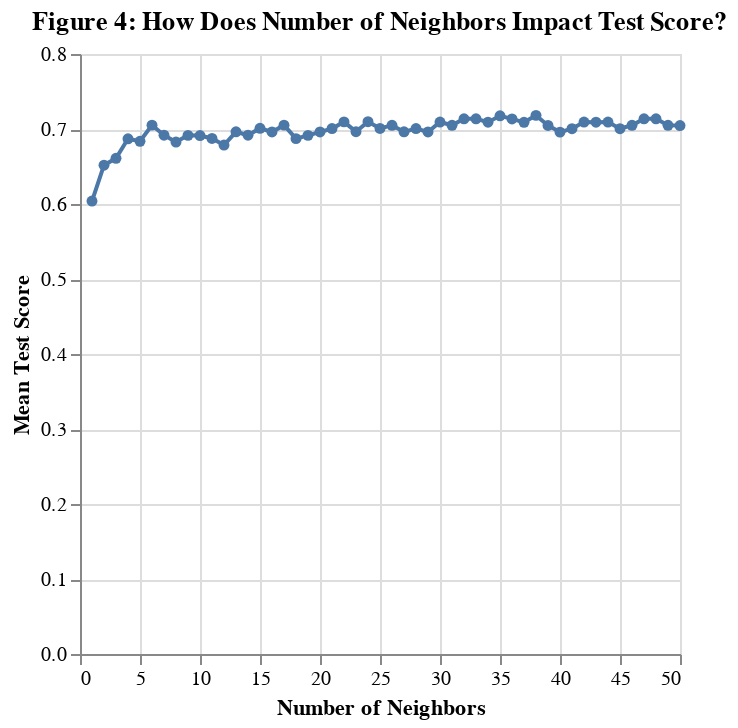

Notebook code for this chart:
### Code cell
#Creates a dataframe out of the grid
heart_grid_df = pd.DataFrame(heart_grid.cv_results_)

#Creates a line plot out of the dataframe, using neighbors on the X and mean test score on the Y
grid_plot = alt.Chart(heart_grid_df, title="Figure 4: How Does Number of Neighbors Impact Test Score?").mark_line(point=True).encode(
    x=alt.X("param_kneighborsclassifier__n_neighbors").title("Number of Neighbors"),
    y=alt.Y("mean_test_score").title("Mean Test Score")
)

display(grid_plot)

### Figure 1 — Vega-Lite specification as saved in the notebook (floating-point values rounded to 4 significant figures)
{"config": {"view": {"continuousWidth": 300, "continuousHeight": 300}}, "data": {"name": "data-a42256e59581583890fc7ce80f64569c"}, "mark": {"type": "line", "point": true}, "encoding": {"x": {"field": "param_kneighborsclassifier__n_neighbors", "title": "Number of Neighbors", "type": "quantitative"}, "y": {"field": "mean_test_score", "title": "Mean Test Score", "type": "quantitative"}}, "title": "Figure 4: How Does Number of Neighbors Impact Test Score?", "$schema": "https://vega.github.io/schema/vega-lite/v5.8.0.json", "datasets": {"data-a42256e59581583890fc7ce80f64569c": [{"mean_fit_time": 0.003581, "std_fit_time": 0.0003937, "mean_score_time": 0.003489, "std_score_time": 0.000185, "param_kneighborsclassifier__n_neighbors": 1, "params": {"kneighborsclassifier__n_neighbors": 1}, "split0_test_score": 0.6087, "split1_test_score": 0.5652, "split2_test_score": 0.4783, "split3_test_score": 0.6087, "split4_test_score": 0.5652, "split5_test_score": 0.6957, "split6_test_score": 0.6087, "split7_test_score": 0.6364, "split8_test_score": 0.5, "split9_test_score": 0.7727, "mean_test_score": 0.604, "std_test_score": 0.08223, "rank_test_score": 50}, {"mean_fit_time": 0.003456, "std_fit_time": 0.0002412, "mean_score_time": 0.003593, "std_score_time": 0.0005632, "param_kneighborsclassifier__n_neighbors": 2, "params": {"kneighborsclassifier__n_neighbors": 2}, "split0_test_score": 0.6087, "split1_test_score": 0.6522, "split2_test_score": 0.6087, "split3_test_score": 0.6087, "split4_test_score": 0.6522, "split5_test_score": 0.7826, "split6_test_score": 0.6957, "split7_test_score": 0.5909, "split8_test_score": 0.5455, "split9_test_score": 0.7727, "mean_test_score": 0.6518, "std_test_score": 0.07365, "rank_test_score": 49}, {"mean_fit_time": 0.00333, "std_fit_time": 3.263e-05, "mean_score_time": 0.003355, "std_score_time": 1.957e-05, "param_kneighborsclassifier__n_neighbors": 3, "params": {"kneighborsclassifier__n_neighbors": 3}, "split0_test_score": 0.6522, "split1_test_score": 0.7391, "split2_test_score": 0.5652, "split3_test_score": 0.6087, "split4_test_score": 0.6087, "split5_test_score": 0.7391, "split6_test_score": 0.6957, "split7_test_score": 0.6364, "split8_test_score": 0.6818, "split9_test_score": 0.6818, "mean_test_score": 0.6609, "std_test_score": 0.05441, "rank_test_score": 48}, {"mean_fit_time": 0.003325, "std_fit_time": 3.572e-05, "mean_score_time": 0.003363, "std_score_time": 2.556e-05, "param_kneighborsclassifier__n_neighbors": 4, "params": {"kneighborsclassifier__n_neighbors": 4}, "split0_test_score": 0.6957, "split1_test_score": 0.6957, "split2_test_score": 0.6522, "split3_test_score": 0.6522, "split4_test_score": 0.6957, "split5_test_score": 0.7826, "split6_test_score": 0.6957, "split7_test_score": 0.6364, "split8_test_score": 0.6364, "split9_test_score": 0.7273, "mean_test_score": 0.687, "std_test_score": 0.04315, "rank_test_score": 44}, {"mean_fit_time": 0.003329, "std_fit_time": 4.522e-05, "mean_score_time": 0.003355, "std_score_time": 2.54e-05, "param_kneighborsclassifier__n_neighbors": 5, "params": {"kneighborsclassifier__n_neighbors": 5}, "split0_test_score": 0.6522, "split1_test_score": 0.7391, "split2_test_score": 0.5217, "split3_test_score": 0.5652, "split4_test_score": 0.6522, "split5_test_score": 0.7826, "split6_test_score": 0.6957, "split7_test_score": 0.7273, "split8_test_score": 0.8182, "split9_test_score": 0.6818, "mean_test_score": 0.6836, "std_test_score": 0.08674, "rank_test_score": 45}, {"mean_fit_time": 0.003315, "std_fit_time": 3.432e-05, "mean_score_time": 0.00337, "std_score_time": 1.574e-05, "param_kneighborsclassifier__n_neighbors": 6, "params": {"kneighborsclassifier__n_neighbors": 6}, "split0_test_score": 0.6522, "split1_test_score": 0.7826, "split2_test_score": 0.6087, "split3_test_score": 0.6087, "split4_test_score": 0.6957, "split5_test_score": 0.7826, "split6_test_score": 0.7391, "split7_test_score": 0.7273, "split8_test_score": 0.7273, "split9_test_score": 0.7273, "mean_test_score": 0.7051, "std_test_score": 0.06011, "rank_test_score": 16}, {"mean_fit_time": 0.003326, "std_fit_time": 3.712e-05, "mean_score_time": 0.003476, "std_score_time": 0.0002745, "param_kneighborsclassifier__n_neighbors": 7, "params": {"kneighborsclassifier__n_neighbors": 7}, "split0_test_score": 0.6522, "split1_test_score": 0.7826, "split2_test_score": 0.5652, "split3_test_score": 0.6522, "split4_test_score": 0.6522, "split5_test_score": 0.7826, "split6_test_score": 0.7391, "split7_test_score": 0.6364, "split8_test_score": 0.7727, "split9_test_score": 0.6818, "mean_test_score": 0.6917, "std_test_score": 0.07013, "rank_test_score": 38}, {"mean_fit_time": 0.003323, "std_fit_time": 3.259e-05, "mean_score_time": 0.003374, "std_score_time": 2.7e-05, "param_kneighborsclassifier__n_neighbors": 8, "params": {"kneighborsclassifier__n_neighbors": 8}, "split0_test_score": 0.6522, "split1_test_score": 0.7391, "split2_test_score": 0.6087, "split3_test_score": 0.6957, "split4_test_score": 0.6522, "split5_test_score": 0.7391, "split6_test_score": 0.7391, "split7_test_score": 0.6364, "split8_test_score": 0.6818, "split9_test_score": 0.6818, "mean_test_score": 0.6826, "std_test_score": 0.04383, "rank_test_score": 46}, {"mean_fit_time": 0.003314, "std_fit_time": 7.103e-06, "mean_score_time": 0.003414, "std_score_time": 6.527e-05, "param_kneighborsclassifier__n_neighbors": 9, "params": {"kneighborsclassifier__n_neighbors": 9}, "split0_test_score": 0.6522, "split1_test_score": 0.8261, "split2_test_score": 0.4348, "split3_test_score": 0.7391, "split4_test_score": 0.6087, "split5_test_score": 0.8261, "split6_test_score": 0.7826, "split7_test_score": 0.5909, "split8_test_score": 0.7727, "split9_test_score": 0.6818, "mean_test_score": 0.6915, "std_test_score": 0.1174, "rank_test_score": 40}, {"mean_fit_time": 0.003293, "std_fit_time": 7.93e-06, "mean_score_time": 0.003391, "std_score_time": 5.587e-05, "param_kneighborsclassifier__n_neighbors": 10, "params": {"kneighborsclassifier__n_neighbors": 10}, "split0_test_score": 0.6522, "split1_test_score": 0.7826, "split2_test_score": 0.5652, "split3_test_score": 0.7391, "split4_test_score": 0.6087, "split5_test_score": 0.8261, "split6_test_score": 0.7391, "split7_test_score": 0.5909, "split8_test_score": 0.7727, "split9_test_score": 0.6364, "mean_test_score": 0.6913, "std_test_score": 0.08664, "rank_test_score": 41}, {"mean_fit_time": 0.003295, "std_fit_time": 1.122e-05, "mean_score_time": 0.003404, "std_score_time": 5.656e-05, "param_kneighborsclassifier__n_neighbors": 11, "params": {"kneighborsclassifier__n_neighbors": 11}, "split0_test_score": 0.6522, "split1_test_score": 0.7391, "split2_test_score": 0.5217, "split3_test_score": 0.7391, "split4_test_score": 0.6087, "split5_test_score": 0.7826, "split6_test_score": 0.7391, "split7_test_score": 0.6364, "split8_test_score": 0.8182, "split9_test_score": 0.6364, "mean_test_score": 0.6874, "std_test_score": 0.08619, "rank_test_score": 42}, {"mean_fit_time": 0.003306, "std_fit_time": 1.387e-05, "mean_score_time": 0.003394, "std_score_time": 3.683e-05, "param_kneighborsclassifier__n_neighbors": 12, "params": {"kneighborsclassifier__n_neighbors": 12}, "split0_test_score": 0.6522, "split1_test_score": 0.6957, "split2_test_score": 0.4783, "split3_test_score": 0.7391, "split4_test_score": 0.6087, "split5_test_score": 0.8261, "split6_test_score": 0.6957, "split7_test_score": 0.6818, "split8_test_score": 0.7727, "split9_test_score": 0.6364, "mean_test_score": 0.6787, "std_test_score": 0.09076, "rank_test_score": 47}, {"mean_fit_time": 0.003315, "std_fit_time": 1.436e-05, "mean_score_time": 0.00342, "std_score_time": 4.606e-05, "param_kneighborsclassifier__n_neighbors": 13, "params": {"kneighborsclassifier__n_neighbors": 13}, "split0_test_score": 0.6522, "split1_test_score": 0.7826, "split2_test_score": 0.5217, "split3_test_score": 0.6957, "split4_test_score": 0.6087, "split5_test_score": 0.8696, "split6_test_score": 0.6957, "split7_test_score": 0.6818, "split8_test_score": 0.8182, "split9_test_score": 0.6364, "mean_test_score": 0.6962, "std_test_score": 0.09809, "rank_test_score": 31}, {"mean_fit_time": 0.0033, "std_fit_time": 7.289e-06, "mean_score_time": 0.003408, "std_score_time": 4.911e-05, "param_kneighborsclassifier__n_neighbors": 14, "params": {"kneighborsclassifier__n_neighbors": 14}, "split0_test_score": 0.6522, "split1_test_score": 0.7826, "split2_test_score": 0.5217, "split3_test_score": 0.6957, "split4_test_score": 0.6087, "split5_test_score": 0.8261, "split6_test_score": 0.7391, "split7_test_score": 0.6818, "split8_test_score": 0.7727, "split9_test_score": 0.6364, "mean_test_score": 0.6917, "std_test_score": 0.08698, "rank_test_score": 37}, {"mean_fit_time": 0.003302, "std_fit_time": 9.691e-06, "mean_score_time": 0.003415, "std_score_time": 5.096e-05, "param_kneighborsclassifier__n_neighbors": 15, "params": {"kneighborsclassifier__n_neighbors": 15}, "split0_test_score": 0.6522, "split1_test_score": 0.7826, "split2_test_score": 0.4783, "split3_test_score": 0.7391, "split4_test_score": 0.6087, "split5_test_score": 0.8261, "split6_test_score": 0.6957, "split7_test_score": 0.6818, "split8_test_score": 0.8636, "split9_test_score": 0.6818, "mean_test_score": 0.701, "std_test_score": 0.1056, "rank_test_score": 24}, {"mean_fit_time": 0.003305, "std_fit_time": 7.956e-06, "mean_score_time": 0.003405, "std_score_time": 4.481e-05, "param_kneighborsclassifier__n_neighbors": 16, "params": {"kneighborsclassifier__n_neighbors": 16}, "split0_test_score": 0.6522, "split1_test_score": 0.7826, "split2_test_score": 0.5217, "split3_test_score": 0.6522, "split4_test_score": 0.6522, "split5_test_score": 0.8261, "split6_test_score": 0.7826, "split7_test_score": 0.6364, "split8_test_score": 0.8182, "split9_test_score": 0.6364, "mean_test_score": 0.696, "std_test_score": 0.09492, "rank_test_score": 33}, {"mean_fit_time": 0.003299, "std_fit_time": 1.575e-05, "mean_score_time": 0.003416, "std_score_time": 6.193e-05, "param_kneighborsclassifier__n_neighbors": 17, "params": {"kneighborsclassifier__n_neighbors": 17}, "split0_test_score": 0.6522, "split1_test_score": 0.8261, "split2_test_score": 0.4783, "split3_test_score": 0.6957, "split4_test_score": 0.6522, "split5_test_score": 0.8696, "split6_test_score": 0.6957, "split7_test_score": 0.6818, "split8_test_score": 0.8636, "split9_test_score": 0.6364, "mean_test_score": 0.7051, "std_test_score": 0.1137, "rank_test_score": 16}, {"mean_fit_time": 0.003307, "std_fit_time": 1.109e-05, "mean_score_time": 0.003432, "std_score_time": 5.715e-05, "param_kneighborsclassifier__n_neighbors": 18, "params": {"kneighborsclassifier__n_neighbors": 18}, "split0_test_score": 0.6522, "split1_test_score": 0.8261, "split2_test_score": 0.4348, "split3_test_score": 0.6522, "split4_test_score": 0.6522, "split5_test_score": 0.8261, "split6_test_score": 0.7826, "split7_test_score": 0.6364, "split8_test_score": 0.7727, "split9_test_score": 0.6364, "mean_test_score": 0.6872, "std_test_score": 0.1129, "rank_test_score": 43}, {"mean_fit_time": 0.003306, "std_fit_time": 1.103e-05, "mean_score_time": 0.003419, "std_score_time": 4.619e-05, "param_kneighborsclassifier__n_neighbors": 19, "params": {"kneighborsclassifier__n_neighbors": 19}, "split0_test_score": 0.6522, "split1_test_score": 0.8261, "split2_test_score": 0.4783, "split3_test_score": 0.6522, "split4_test_score": 0.6087, "split5_test_score": 0.8696, "split6_test_score": 0.7826, "split7_test_score": 0.5909, "split8_test_score": 0.7727, "split9_test_score": 0.6818, "mean_test_score": 0.6915, "std_test_score": 0.1142, "rank_test_score": 39}, {"mean_fit_time": 0.003401, "std_fit_time": 0.0002781, "mean_score_time": 0.003429, "std_score_time": 5.938e-05, "param_kneighborsclassifier__n_neighbors": 20, "params": {"kneighborsclassifier__n_neighbors": 20}, "split0_test_score": 0.6522, "split1_test_score": 0.8261, "split2_test_score": 0.4783, "split3_test_score": 0.6522, "split4_test_score": 0.6087, "split5_test_score": 0.8696, "split6_test_score": 0.7826, "split7_test_score": 0.6364, "split8_test_score": 0.7727, "split9_test_score": 0.6818, "mean_test_score": 0.696, "std_test_score": 0.1109, "rank_test_score": 33}, {"mean_fit_time": 0.003398, "std_fit_time": 0.0001951, "mean_score_time": 0.0104, "std_score_time": 0.0209, "param_kneighborsclassifier__n_neighbors": 21, "params": {"kneighborsclassifier__n_neighbors": 21}, "split0_test_score": 0.6522, "split1_test_score": 0.8261, "split2_test_score": 0.4783, "split3_test_score": 0.6522, "split4_test_score": 0.6087, "split5_test_score": 0.8696, "split6_test_score": 0.7826, "split7_test_score": 0.6364, "split8_test_score": 0.8182, "split9_test_score": 0.6818, "mean_test_score": 0.7006, "std_test_score": 0.1148, "rank_test_score": 26}, {"mean_fit_time": 0.003323, "std_fit_time": 3.263e-05, "mean_score_time": 0.003439, "std_score_time": 2.456e-05, "param_kneighborsclassifier__n_neighbors": 22, "params": {"kneighborsclassifier__n_neighbors": 22}, "split0_test_score": 0.6522, "split1_test_score": 0.8261, "split2_test_score": 0.4783, "split3_test_score": 0.6522, "split4_test_score": 0.6522, "split5_test_score": 0.8696, "split6_test_score": 0.7826, "split7_test_score": 0.6818, "split8_test_score": 0.8182, "split9_test_score": 0.6818, "mean_test_score": 0.7095, "std_test_score": 0.1101, "rank_test_score": 9}, {"mean_fit_time": 0.003369, "std_fit_time": 7.903e-05, "mean_score_time": 0.003455, "std_score_time": 4.138e-05, "param_kneighborsclassifier__n_neighbors": 23, "params": {"kneighborsclassifier__n_neighbors": 23}, "split0_test_score": 0.6522, "split1_test_score": 0.8261, "split2_test_score": 0.5217, "split3_test_score": 0.6087, "split4_test_score": 0.6087, "split5_test_score": 0.8261, "split6_test_score": 0.7391, "split7_test_score": 0.6818, "split8_test_score": 0.8182, "split9_test_score": 0.6818, "mean_test_score": 0.6964, "std_test_score": 0.09928, "rank_test_score": 30}, {"mean_fit_time": 0.003328, "std_fit_time": 4.718e-05, "mean_score_time": 0.003439, "std_score_time": 3.02e-05, "param_kneighborsclassifier__n_neighbors": 24, "params": {"kneighborsclassifier__n_neighbors": 24}, "split0_test_score": 0.6522, "split1_test_score": 0.8261, "split2_test_score": 0.4783, "split3_test_score": 0.6522, "split4_test_score": 0.6522, "split5_test_score": 0.8261, "split6_test_score": 0.7826, "split7_test_score": 0.7273, "split8_test_score": 0.7727, "split9_test_score": 0.7273, "mean_test_score": 0.7097, "std_test_score": 0.1002, "rank_test_score": 8}, {"mean_fit_time": 0.00331, "std_fit_time": 4.06e-05, "mean_score_time": 0.00343, "std_score_time": 2.411e-05, "param_kneighborsclassifier__n_neighbors": 25, "params": {"kneighborsclassifier__n_neighbors": 25}, "split0_test_score": 0.6522, "split1_test_score": 0.8261, "split2_test_score": 0.4783, "split3_test_score": 0.6522, "split4_test_score": 0.6522, "split5_test_score": 0.8261, "split6_test_score": 0.7391, "split7_test_score": 0.7273, "split8_test_score": 0.8182, "split9_test_score": 0.6364, "mean_test_score": 0.7008, "std_test_score": 0.104, "rank_test_score": 25}, {"mean_fit_time": 0.003317, "std_fit_time": 3.65e-05, "mean_score_time": 0.003441, "std_score_time": 2.977e-05, "param_kneighborsclassifier__n_neighbors": 26, "params": {"kneighborsclassifier__n_neighbors": 26}, "split0_test_score": 0.6522, "split1_test_score": 0.8261, "split2_test_score": 0.5217, "split3_test_score": 0.6957, "split4_test_score": 0.6522, "split5_test_score": 0.8261, "split6_test_score": 0.7391, "split7_test_score": 0.7273, "split8_test_score": 0.7727, "split9_test_score": 0.6364, "mean_test_score": 0.7049, "std_test_score": 0.08918, "rank_test_score": 18}, {"mean_fit_time": 0.003325, "std_fit_time": 4.526e-05, "mean_score_time": 0.00345, "std_score_time": 2.962e-05, "param_kneighborsclassifier__n_neighbors": 27, "params": {"kneighborsclassifier__n_neighbors": 27}, "split0_test_score": 0.6522, "split1_test_score": 0.8261, "split2_test_score": 0.4783, "split3_test_score": 0.6957, "split4_test_score": 0.6522, "split5_test_score": 0.8261, "split6_test_score": 0.6957, "split7_test_score": 0.6818, "split8_test_score": 0.8182, "split9_test_score": 0.6364, "mean_test_score": 0.6962, "std_test_score": 0.1019, "rank_test_score": 32}, {"mean_fit_time": 0.003319, "std_fit_time": 4.621e-05, "mean_score_time": 0.003441, "std_score_time": 2.519e-05, "param_kneighborsclassifier__n_neighbors": 28, "params": {"kneighborsclassifier__n_neighbors": 28}, "split0_test_score": 0.6522, "split1_test_score": 0.8261, "split2_test_score": 0.4783, "split3_test_score": 0.6957, "split4_test_score": 0.6522, "split5_test_score": 0.8261, "split6_test_score": 0.7391, "split7_test_score": 0.6818, "split8_test_score": 0.7727, "split9_test_score": 0.6818, "mean_test_score": 0.7006, "std_test_score": 0.09646, "rank_test_score": 26}, {"mean_fit_time": 0.003327, "std_fit_time": 3.776e-05, "mean_score_time": 0.003453, "std_score_time": 2.286e-05, "param_kneighborsclassifier__n_neighbors": 29, "params": {"kneighborsclassifier__n_neighbors": 29}, "split0_test_score": 0.6522, "split1_test_score": 0.8261, "split2_test_score": 0.4783, "split3_test_score": 0.6957, "split4_test_score": 0.6522, "split5_test_score": 0.8261, "split6_test_score": 0.7391, "split7_test_score": 0.6364, "split8_test_score": 0.8182, "split9_test_score": 0.6364, "mean_test_score": 0.696, "std_test_score": 0.1044, "rank_test_score": 33}, {"mean_fit_time": 0.003317, "std_fit_time": 5.419e-05, "mean_score_time": 0.00345, "std_score_time": 1.836e-05, "param_kneighborsclassifier__n_neighbors": 30, "params": {"kneighborsclassifier__n_neighbors": 30}, "split0_test_score": 0.6522, "split1_test_score": 0.8261, "split2_test_score": 0.4783, "split3_test_score": 0.6957, "split4_test_score": 0.6957, "split5_test_score": 0.8696, "split6_test_score": 0.7391, "split7_test_score": 0.6818, "split8_test_score": 0.8182, "split9_test_score": 0.6364, "mean_test_score": 0.7093, "std_test_score": 0.1073, "rank_test_score": 11}, {"mean_fit_time": 0.00332, "std_fit_time": 3.237e-05, "mean_score_time": 0.003472, "std_score_time": 4.496e-05, "param_kneighborsclassifier__n_neighbors": 31, "params": {"kneighborsclassifier__n_neighbors": 31}, "split0_test_score": 0.6522, "split1_test_score": 0.8261, "split2_test_score": 0.4783, "split3_test_score": 0.6522, "split4_test_score": 0.7391, "split5_test_score": 0.8696, "split6_test_score": 0.6957, "split7_test_score": 0.6818, "split8_test_score": 0.8182, "split9_test_score": 0.6364, "mean_test_score": 0.7049, "std_test_score": 0.1086, "rank_test_score": 18}, {"mean_fit_time": 0.003335, "std_fit_time": 5.074e-05, "mean_score_time": 0.003545, "std_score_time": 0.0002463, "param_kneighborsclassifier__n_neighbors": 32, "params": {"kneighborsclassifier__n_neighbors": 32}, "split0_test_score": 0.6522, "split1_test_score": 0.7826, "split2_test_score": 0.4783, "split3_test_score": 0.7391, "split4_test_score": 0.7391, "split5_test_score": 0.8261, "split6_test_score": 0.7826, "split7_test_score": 0.6818, "split8_test_score": 0.8182, "split9_test_score": 0.6364, "mean_test_score": 0.7136, "std_test_score": 0.1003, "rank_test_score": 3}, {"mean_fit_time": 0.003327, "std_fit_time": 3.936e-05, "mean_score_time": 0.003467, "std_score_time": 2.861e-05, "param_kneighborsclassifier__n_neighbors": 33, "params": {"kneighborsclassifier__n_neighbors": 33}, "split0_test_score": 0.6522, "split1_test_score": 0.8261, "split2_test_score": 0.4783, "split3_test_score": 0.7391, "split4_test_score": 0.6957, "split5_test_score": 0.8261, "split6_test_score": 0.7826, "split7_test_score": 0.6818, "split8_test_score": 0.8182, "split9_test_score": 0.6364, "mean_test_score": 0.7136, "std_test_score": 0.104, "rank_test_score": 3}, {"mean_fit_time": 0.00402, "std_fit_time": 0.002072, "mean_score_time": 0.003468, "std_score_time": 2.373e-05, "param_kneighborsclassifier__n_neighbors": 34, "params": {"kneighborsclassifier__n_neighbors": 34}, "split0_test_score": 0.6522, "split1_test_score": 0.7826, "split2_test_score": 0.4783, "split3_test_score": 0.7391, "split4_test_score": 0.7391, "split5_test_score": 0.8261, "split6_test_score": 0.7826, "split7_test_score": 0.6818, "split8_test_score": 0.7727, "split9_test_score": 0.6364, "mean_test_score": 0.7091, "std_test_score": 0.09639, "rank_test_score": 14}, {"mean_fit_time": 0.005236, "std_fit_time": 0.005673, "mean_score_time": 0.003505, "std_score_time": 7.016e-05, "param_kneighborsclassifier__n_neighbors": 35, "params": {"kneighborsclassifier__n_neighbors": 35}, "split0_test_score": 0.6522, "split1_test_score": 0.8261, "split2_test_score": 0.5217, "split3_test_score": 0.7391, "split4_test_score": 0.7391, "split5_test_score": 0.8696, "split6_test_score": 0.7826, "split7_test_score": 0.6364, "split8_test_score": 0.7727, "split9_test_score": 0.6364, "mean_test_score": 0.7176, "std_test_score": 0.09945, "rank_test_score": 2}, {"mean_fit_time": 0.005949, "std_fit_time": 0.007836, "mean_score_time": 0.007167, "std_score_time": 0.01106, "param_kneighborsclassifier__n_neighbors": 36, "params": {"kneighborsclassifier__n_neighbors": 36}, "split0_test_score": 0.6522, "split1_test_score": 0.7826, "split2_test_score": 0.5217, "split3_test_score": 0.7391, "split4_test_score": 0.6957, "split5_test_score": 0.8696, "split6_test_score": 0.7826, "split7_test_score": 0.6818, "split8_test_score": 0.7727, "split9_test_score": 0.6364, "mean_test_score": 0.7134, "std_test_score": 0.09267, "rank_test_score": 7}, {"mean_fit_time": 0.003327, "std_fit_time": 3.896e-05, "mean_score_time": 0.003489, "std_score_time": 2.243e-05, "param_kneighborsclassifier__n_neighbors": 37, "params": {"kneighborsclassifier__n_neighbors": 37}, "split0_test_score": 0.6522, "split1_test_score": 0.8261, "split2_test_score": 0.5217, "split3_test_score": 0.6957, "split4_test_score": 0.6957, "split5_test_score": 0.8696, "split6_test_score": 0.7826, "split7_test_score": 0.6364, "split8_test_score": 0.7727, "split9_test_score": 0.6364, "mean_test_score": 0.7089, "std_test_score": 0.09908, "rank_test_score": 15}, {"mean_fit_time": 0.003331, "std_fit_time": 4.535e-05, "mean_score_time": 0.003884, "std_score_time": 0.001171, "param_kneighborsclassifier__n_neighbors": 38, "params": {"kneighborsclassifier__n_neighbors": 38}, "split0_test_score": 0.6522, "split1_test_score": 0.8261, "split2_test_score": 0.5217, "split3_test_score": 0.6957, "split4_test_score": 0.6522, "split5_test_score": 0.8696, "split6_test_score": 0.7826, "split7_test_score": 0.6818, "split8_test_score": 0.8182, "split9_test_score": 0.6818, "mean_test_score": 0.7182, "std_test_score": 0.09958, "rank_test_score": 1}, {"mean_fit_time": 0.00334, "std_fit_time": 3.135e-05, "mean_score_time": 0.004079, "std_score_time": 0.001774, "param_kneighborsclassifier__n_neighbors": 39, "params": {"kneighborsclassifier__n_neighbors": 39}, "split0_test_score": 0.6522, "split1_test_score": 0.8261, "split2_test_score": 0.5217, "split3_test_score": 0.6522, "split4_test_score": 0.6522, "split5_test_score": 0.913, "split6_test_score": 0.7391, "split7_test_score": 0.6818, "split8_test_score": 0.7727, "split9_test_score": 0.6364, "mean_test_score": 0.7047, "std_test_score": 0.1053, "rank_test_score": 22}, {"mean_fit_time": 0.003349, "std_fit_time": 6.545e-05, "mean_score_time": 0.007482, "std_score_time": 0.01197, "param_kneighborsclassifier__n_neighbors": 40, "params": {"kneighborsclassifier__n_neighbors": 40}, "split0_test_score": 0.6522, "split1_test_score": 0.8261, "split2_test_score": 0.5217, "split3_test_score": 0.6522, "split4_test_score": 0.6522, "split5_test_score": 0.8696, "split6_test_score": 0.7391, "split7_test_score": 0.6818, "split8_test_score": 0.7273, "split9_test_score": 0.6364, "mean_test_score": 0.6958, "std_test_score": 0.09475, "rank_test_score": 36}, {"mean_fit_time": 0.00392, "std_fit_time": 0.001782, "mean_score_time": 0.003517, "std_score_time": 4.335e-05, "param_kneighborsclassifier__n_neighbors": 41, "params": {"kneighborsclassifier__n_neighbors": 41}, "split0_test_score": 0.6522, "split1_test_score": 0.8261, "split2_test_score": 0.5217, "split3_test_score": 0.6522, "split4_test_score": 0.6957, "split5_test_score": 0.8261, "split6_test_score": 0.7391, "split7_test_score": 0.6818, "split8_test_score": 0.7727, "split9_test_score": 0.6364, "mean_test_score": 0.7004, "std_test_score": 0.08909, "rank_test_score": 29}, {"mean_fit_time": 0.003308, "std_fit_time": 7.295e-06, "mean_score_time": 0.0035, "std_score_time": 4.721e-05, "param_kneighborsclassifier__n_neighbors": 42, "params": {"kneighborsclassifier__n_neighbors": 42}, "split0_test_score": 0.6522, "split1_test_score": 0.8261, "split2_test_score": 0.5217, "split3_test_score": 0.6522, "split4_test_score": 0.6522, "split5_test_score": 0.8696, "split6_test_score": 0.7826, "split7_test_score": 0.7273, "split8_test_score": 0.7727, "split9_test_score": 0.6364, "mean_test_score": 0.7093, "std_test_score": 0.09967, "rank_test_score": 11}, {"mean_fit_time": 0.003303, "std_fit_time": 1.207e-05, "mean_score_time": 0.003501, "std_score_time": 5.831e-05, "param_kneighborsclassifier__n_neighbors": 43, "params": {"kneighborsclassifier__n_neighbors": 43}, "split0_test_score": 0.6522, "split1_test_score": 0.8261, "split2_test_score": 0.5217, "split3_test_score": 0.6522, "split4_test_score": 0.6957, "split5_test_score": 0.8696, "split6_test_score": 0.7826, "split7_test_score": 0.6364, "split8_test_score": 0.8182, "split9_test_score": 0.6364, "mean_test_score": 0.7091, "std_test_score": 0.1044, "rank_test_score": 13}, {"mean_fit_time": 0.00339, "std_fit_time": 0.000255, "mean_score_time": 0.003517, "std_score_time": 5.374e-05, "param_kneighborsclassifier__n_neighbors": 44, "params": {"kneighborsclassifier__n_neighbors": 44}, "split0_test_score": 0.6522, "split1_test_score": 0.8261, "split2_test_score": 0.5217, "split3_test_score": 0.6522, "split4_test_score": 0.6522, "split5_test_score": 0.8696, "split6_test_score": 0.7826, "split7_test_score": 0.6818, "split8_test_score": 0.8182, "split9_test_score": 0.6364, "mean_test_score": 0.7093, "std_test_score": 0.1037, "rank_test_score": 10}, {"mean_fit_time": 0.003303, "std_fit_time": 1.245e-05, "mean_score_time": 0.003503, "std_score_time": 4.155e-05, "param_kneighborsclassifier__n_neighbors": 45, "params": {"kneighborsclassifier__n_neighbors": 45}, "split0_test_score": 0.6522, "split1_test_score": 0.7826, "split2_test_score": 0.5217, "split3_test_score": 0.6522, "split4_test_score": 0.6522, "split5_test_score": 0.8696, "split6_test_score": 0.7826, "split7_test_score": 0.6364, "split8_test_score": 0.8182, "split9_test_score": 0.6364, "mean_test_score": 0.7004, "std_test_score": 0.1015, "rank_test_score": 28}, {"mean_fit_time": 0.003315, "std_fit_time": 1.565e-05, "mean_score_time": 0.003511, "std_score_time": 4.8e-05, "param_kneighborsclassifier__n_neighbors": 46, "params": {"kneighborsclassifier__n_neighbors": 46}, "split0_test_score": 0.6522, "split1_test_score": 0.7826, "split2_test_score": 0.5217, "split3_test_score": 0.6522, "split4_test_score": 0.6522, "split5_test_score": 0.8696, "split6_test_score": 0.7826, "split7_test_score": 0.6818, "split8_test_score": 0.8182, "split9_test_score": 0.6364, "mean_test_score": 0.7049, "std_test_score": 0.09957, "rank_test_score": 18}, {"mean_fit_time": 0.003308, "std_fit_time": 1.069e-05, "mean_score_time": 0.003512, "std_score_time": 5.828e-05, "param_kneighborsclassifier__n_neighbors": 47, "params": {"kneighborsclassifier__n_neighbors": 47}, "split0_test_score": 0.6522, "split1_test_score": 0.7826, "split2_test_score": 0.5217, "split3_test_score": 0.6522, "split4_test_score": 0.7391, "split5_test_score": 0.8696, "split6_test_score": 0.7826, "split7_test_score": 0.6818, "split8_test_score": 0.8182, "split9_test_score": 0.6364, "mean_test_score": 0.7136, "std_test_score": 0.09837, "rank_test_score": 3}, {"mean_fit_time": 0.003321, "std_fit_time": 3.468e-05, "mean_score_time": 0.003533, "std_score_time": 5.773e-05, "param_kneighborsclassifier__n_neighbors": 48, "params": {"kneighborsclassifier__n_neighbors": 48}, "split0_test_score": 0.6522, "split1_test_score": 0.7826, "split2_test_score": 0.5217, "split3_test_score": 0.6522, "split4_test_score": 0.7391, "split5_test_score": 0.8696, "split6_test_score": 0.7826, "split7_test_score": 0.6818, "split8_test_score": 0.8182, "split9_test_score": 0.6364, "mean_test_score": 0.7136, "std_test_score": 0.09837, "rank_test_score": 3}, {"mean_fit_time": 0.003312, "std_fit_time": 1.12e-05, "mean_score_time": 0.003523, "std_score_time": 4.582e-05, "param_kneighborsclassifier__n_neighbors": 49, "params": {"kneighborsclassifier__n_neighbors": 49}, "split0_test_score": 0.6522, "split1_test_score": 0.7826, "split2_test_score": 0.5217, "split3_test_score": 0.6522, "split4_test_score": 0.6957, "split5_test_score": 0.8696, "split6_test_score": 0.7391, "split7_test_score": 0.6818, "split8_test_score": 0.8182, "split9_test_score": 0.6364, "mean_test_score": 0.7049, "std_test_score": 0.0957, "rank_test_score": 18}, {"mean_fit_time": 0.003327, "std_fit_time": 2.716e-05, "mean_score_time": 0.003514, "std_score_time": 5.714e-05, "param_kneighborsclassifier__n_neighbors": 50, "params": {"kneighborsclassifier__n_neighbors": 50}, "split0_test_score": 0.6522, "split1_test_score": 0.7826, "split2_test_score": 0.5217, "split3_test_score": 0.6522, "split4_test_score": 0.7391, "split5_test_score": 0.8696, "split6_test_score": 0.7826, "split7_test_score": 0.6364, "split8_test_score": 0.7727, "split9_test_score": 0.6364, "mean_test_score": 0.7045, "std_test_score": 0.09668, "rank_test_score": 23}]}}
